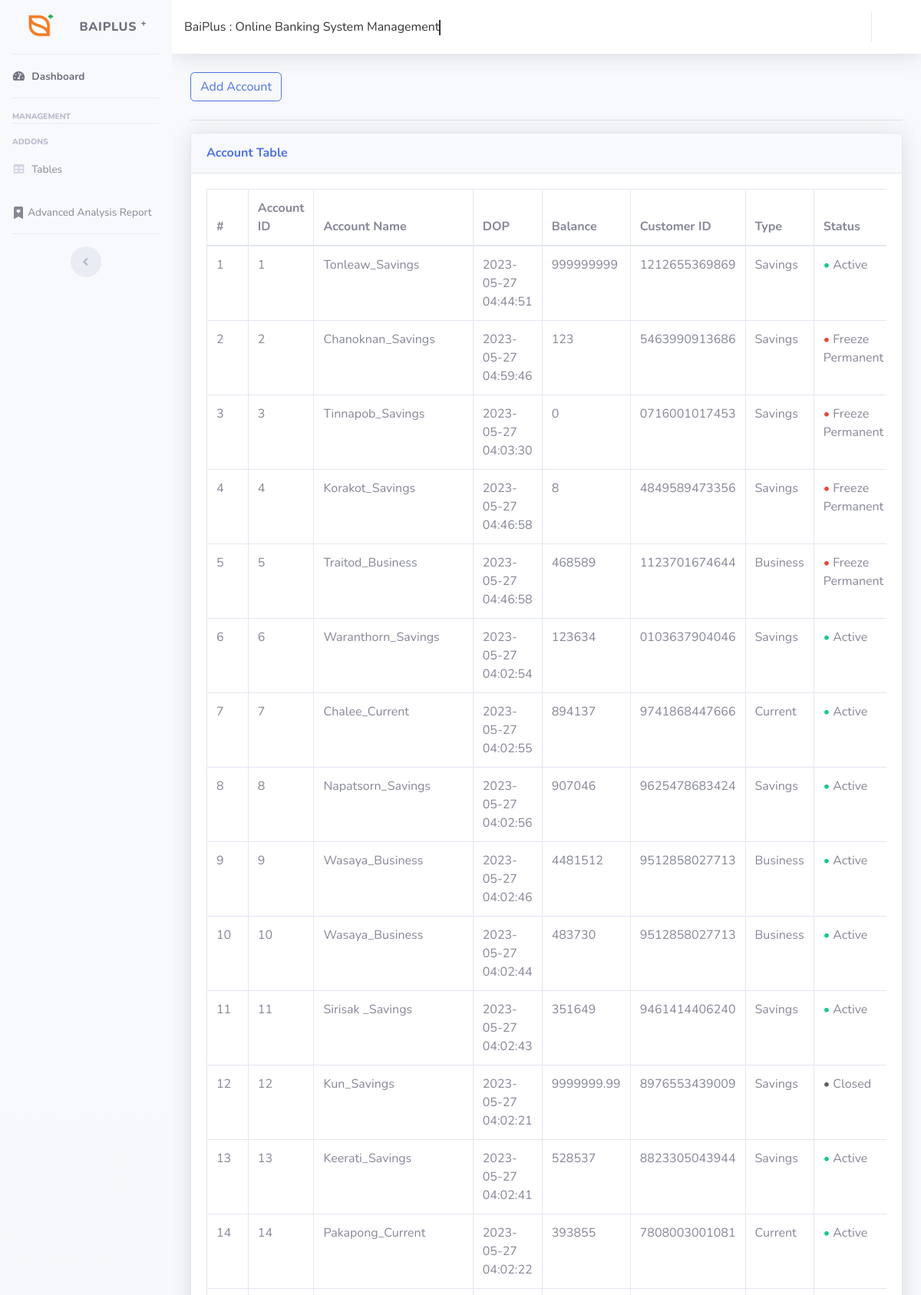
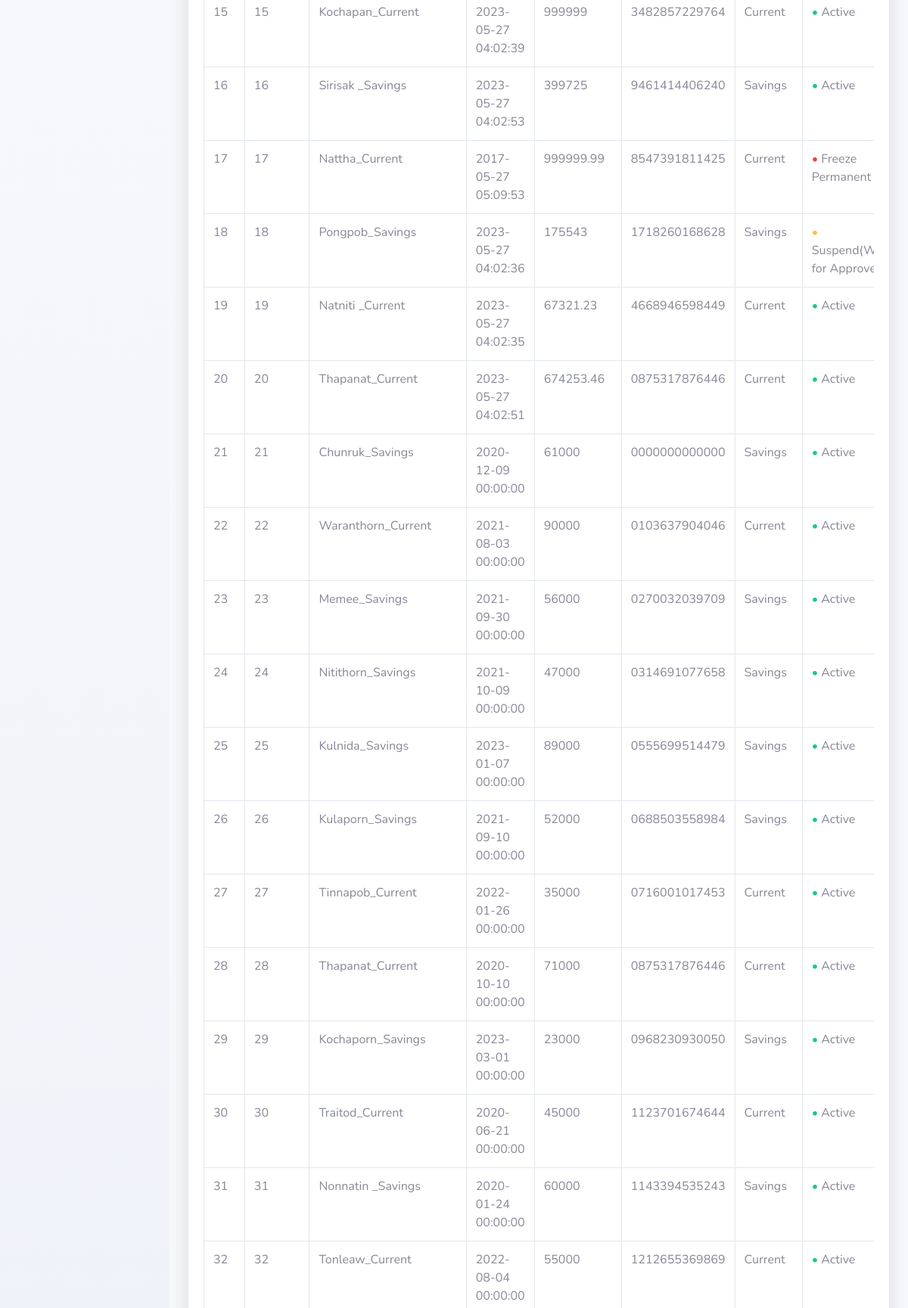
The app's page /public_admin/account.php (upper part) with its own data (2 pictures, top to bottom).
### tables this page shows
CREATE TABLE `account` (
  `account_id` int(10) UNSIGNED ZEROFILL NOT NULL,
  `account_name` varchar(32) NOT NULL,
  `account_DOP` datetime DEFAULT current_timestamp(),
  `account_balance` double NOT NULL,
  `customer_id` char(13) DEFAULT NULL,
  `account_type` varchar(16) NOT NULL,
  `account_status` varchar(16) NOT NULL,
  `bank_id` varchar(10) DEFAULT NULL
);

### public_admin/account.php (the view, shortened to what this page needs)
<?php
require_once "db.php";
?>
<!DOCTYPE html>
<html lang="en">
<head>
    <link href="vendor/fontawesome-free/css/all.min.css" rel="stylesheet" type="text/css">
    <link href="css/sb-admin-2.min.css" rel="stylesheet">
    <link href="vendor/datatables/dataTables.bootstrap4.min.css" rel="stylesheet">
</head>
<body id="page-top">
    <div id="wrapper">
        <ul class="navbar-nav bg-gradient-light sidebar sidebar-light accordion" id="accordionSidebar">
            <a class="sidebar-brand d-flex align-items-center justify-content-center" href="index.php">
                <div class="sidebar-brand-icon rotate-n-0">
                    <img src="img\baiplus_logo.png.png" alt="baiplus_logo" width="71">
                </div>
                <div class="sidebar-brand-text mx-3">BaiPlus <sup>+</sup></div>
            </a>
            <hr class="sidebar-divider my-0">
            <li class="nav-item active">
                <a class="nav-link" href="index.php">
                    <i class="fas fa-fw fa-tachometer-alt"></i>
                    <span>Dashboard</span></a>
            </li>
            <hr class="sidebar-divider">
            <div class="sidebar-heading">
                Management
            </div>
            <hr class="sidebar-divider">
            <div class="sidebar-heading">
                Addons
            </div>
            <li class="nav-item">
                <a class="nav-link" href="table.php">
                    <i class="fas fa-fw fa-table"></i>
                    <span>Tables</span></a>
            </li>
            <li class="nav-item">
                <a class="nav-link" href="advance.php">
                    <span>Advanced Analysis Report</span></a>
            </li>
            <hr class="sidebar-divider d-none d-md-block">
            <div class="text-center d-none d-md-inline">
                <button class="rounded-circle border-0" id="sidebarToggle"></button>
            </div>
        </ul>
        <div id="content-wrapper" class="d-flex flex-column">
            <div id="content">
                <nav class="navbar navbar-expand navbar-light bg-white topbar mb-4 static-top shadow">
                    <div class="top-tools-bar">
                        <h1 class="animated-text" style="margin-top: 10px;">BaiPlus : Online Banking System Management</h1>
                    </div>
                    <ul class="navbar-nav ml-auto">
                        <li class="nav-item dropdown no-arrow">
                            <a class="nav-link dropdown-toggle" href="#" id="userDropdown" role="button" data-toggle="dropdown" aria-haspopup="true" aria-expanded="false">
                            </a>
                        </li>
                    </ul>
                </nav>
                <div class="page-transition-slide-in">
                    <div class="container-fluid">
                        <div class="d-sm-flex align-items-center justify-content-between mb-4">
                            <button type="button" class="btn btn-outline-primary" data-toggle="modal" data-target="#customeraddmodal">Add Account</i></button>
                        </div>
                        <hr>
                        <div class="row">
                            <div class="col-xl-12 col-lg-7">
                                <div class="card shadow mb-4">
                                    <div class="card-header py-3">
                                        <h6 class="m-0 font-weight-bold text-primary">Account Table</h6>
                                    </div>
                                    <div class="card-body">
                                        <form action="edit.php" method="POST" enctype="multipart/form-data">
                                            <div class="table-responsive">
                                                <table class="table table-bordered" id="dataTable" width="100%" cellspacing="0">
                                                    <thead>
                                                        <tr>
                                                            <th scope="col">#</th>
                                                            <th scope="col">Account ID</th>
                                                            <th scope="col">Account Name</th>
                                                            <th scope="col">DOP</th>
                                                            <th scope="col">Balance</th>
                                                            <th scope="col">Customer ID</th>
                                                            <th scope="col">Type</th>
                                                            <th scope="col">Status</th>
                                                        </tr>
                                                    </thead>
                                                    <tbody>
                                                        <?php
                                                        $stmt = $conn->query("SELECT a.*, b.bank_pic, b.bank_id FROM account a JOIN bank b ON a.bank_id = b.bank_id");
                                                        $stmt->execute();
                                                        $accounts = $stmt->fetchAll();
                                                        if (!$accounts) {
                                                        } else {
                                                            foreach ($accounts as $account) {
                                                        ?>
                                                                <tr>
                                                                    <td scope="row"><?= $account['account_id']; ?></td>
                                                                    <td><?= $account['account_name']; ?></td>
                                                                    <td><?= $account['account_DOP']; ?></td>
                                                                    <td><?= $account['account_balance']; ?></td>
                                                                    <td><?= $account['customer_id']; ?></td>
                                                                    <td><?= $account['account_type']; ?></td>
                                                                    <td>
                                                                        <?php if ($account['account_status'] == 'Active') : ?>
                                                                            <span class="status text-success">&bull;</span> Active
                                                                        <?php elseif ($account['account_status'] == 'Inactive') : ?>
                                                                            <span class="status text-warning">&bull;</span> Inactive
                                                                        <?php elseif ($account['account_status'] == 'Freeze Temp') : ?>
                                                                            <span class="status text-warning">&bull;</span> Freeze Temp
                                                                        <?php elseif ($account['account_status'] == 'Freeze Permanent') : ?>
                                                                            <span class="status text-danger">&bull;</span> Freeze Permanent
                                                                        <?php elseif ($account['account_status'] == 'Suspend') : ?>
                                                                            <span class="status text-warning">&bull;</span> Suspend(Waiting for Approve)
                                                                        <?php elseif ($account['account_status'] == 'Closed') : ?>
                                                                            <span class="status text-dark">&bull;</span> Closed
                                                                        <?php else : ?>
                                                                            Unknown
                                                                        <?php endif; ?>
                                                                    </td>
                                                                </tr>
                                                        <?php
                                                            }
                                                        }
                                                        ?>
                                                    </tbody>
                                                </table>
                                            </div>
                                        </form>
                                    </div>
                                </div>
                            </div>
                        </div>
                    </div>
                </div>
            </div>
        </div>
</body>
</html>

### public_admin/account.php (style rules this page uses)
.page-transition-slide-in { animation: scale-in 0.5s ease-in-out; }
.animated-text { font-size: 1rem; text-align: center; overflow: hidden; white-space: nowrap; color: #333; border-right: 0.15em solid #333; animation: typing 0.5s steps(40, end), blink-caret 1.5s step-end infinite; transition: border-color 0.5s ease-out; }

### records on screen
account: account_id "1", account_name "Tonleaw_Savings", account_DOP "2023-05-27 04:44:51", account_balance "999999999", customer "1212655369869", account_type "Savings", account_status "Active"
account: account_id "2", account_name "Chanoknan_Savings", account_DOP "2023-05-27 04:59:46", account_balance "123", customer "5463990913686", account_type "Savings", account_status "Freeze Permanent"
account: account_id "3", account_name "Tinnapob_Savings", account_DOP "2023-05-27 04:03:30", account_balance "0", customer "0716001017453", account_type "Savings", account_status "Freeze Permanent"
account: account_id "4", account_name "Korakot_Savings", account_DOP "2023-05-27 04:46:58", account_balance "8", customer "4849589473356", account_type "Savings", account_status "Freeze Permanent"
account: account_id "5", account_name "Traitod_Business", account_DOP "2023-05-27 04:46:58", account_balance "468589", customer "1123701674644", account_type "Business", account_status "Freeze Permanent"
account: account_id "6", account_name "Waranthorn_Savings", account_DOP "2023-05-27 04:02:54", account_balance "123634", customer "0103637904046", account_type "Savings", account_status "Active"
account: account_id "7", account_name "Chalee_Current", account_DOP "2023-05-27 04:02:55", account_balance "894137", customer "9741868447666", account_type "Current", account_status "Active"
account: account_id "8", account_name "Napatsorn_Savings", account_DOP "2023-05-27 04:02:56", account_balance "907046", customer "9625478683424", account_type "Savings", account_status "Active"
account: account_id "9", account_name "Wasaya_Business", account_DOP "2023-05-27 04:02:46", account_balance "4481512", customer "9512858027713", account_type "Business", account_status "Active"
account: account_id "10", account_name "Wasaya_Business", account_DOP "2023-05-27 04:02:44", account_balance "483730", customer "9512858027713", account_type "Business", account_status "Active"
account: account_id "11", account_name "Sirisak _Savings", account_DOP "2023-05-27 04:02:43", account_balance "351649", customer "9461414406240", account_type "Savings", account_status "Active"
account: account_id "12", account_name "Kun_Savings", account_DOP "2023-05-27 04:02:21", account_balance "9999999.99", customer "8976553439009", account_type "Savings", account_status "Closed"
account: account_id "13", account_name "Keerati_Savings", account_DOP "2023-05-27 04:02:41", account_balance "528537", customer "8823305043944", account_type "Savings", account_status "Active"
account: account_id "14", account_name "Pakapong_Current", account_DOP "2023-05-27 04:02:22", account_balance "393855", customer "7808003001081", account_type "Current", account_status "Active"
account: account_id "15", account_name "Kochapan_Current", account_DOP "2023-05-27 04:02:39", account_balance "999999", customer "3482857229764", account_type "Current", account_status "Active"
account: account_id "16", account_name "Sirisak _Savings", account_DOP "2023-05-27 04:02:53", account_balance "399725", customer "9461414406240", account_type "Savings", account_status "Active"
account: account_id "17", account_name "Nattha_Current", account_DOP "2017-05-27 05:09:53", account_balance "999999.99", customer "8547391811425", account_type "Current", account_status "Freeze Permanent"
account: account_id "18", account_name "Pongpob_Savings", account_DOP "2023-05-27 04:02:36", account_balance "175543", customer "1718260168628", account_type "Savings", account_status "Suspend(Waiting for Approve)"
account: account_id "19", account_name "Natniti _Current", account_DOP "2023-05-27 04:02:35", account_balance "67321.23", customer "4668946598449", account_type "Current", account_status "Active"
account: account_id "20", account_name "Thapanat_Current", account_DOP "2023-05-27 04:02:51", account_balance "674253.46", customer "0875317876446", account_type "Current", account_status "Active"
account: account_id "21", account_name "Chunruk_Savings", account_DOP "2020-12-09 00:00:00", account_balance "61000", customer "0000000000000", account_type "Savings", account_status "Active"
account: account_id "22", account_name "Waranthorn_Current", account_DOP "2021-08-03 00:00:00", account_balance "90000", customer "0103637904046", account_type "Current", account_status "Active"
account: account_id "23", account_name "Memee_Savings", account_DOP "2021-09-30 00:00:00", account_balance "56000", customer "0270032039709", account_type "Savings", account_status "Active"
account: account_id "24", account_name "Nitithorn_Savings", account_DOP "2021-10-09 00:00:00", account_balance "47000", customer "0314691077658", account_type "Savings", account_status "Active"
account: account_id "25", account_name "Kulnida_Savings", account_DOP "2023-01-07 00:00:00", account_balance "89000", customer "0555699514479", account_type "Savings", account_status "Active"
account: account_id "26", account_name "Kulaporn_Savings", account_DOP "2021-09-10 00:00:00", account_balance "52000", customer "0688503558984", account_type "Savings", account_status "Active"
account: account_id "27", account_name "Tinnapob_Current", account_DOP "2022-01-26 00:00:00", account_balance "35000", customer "0716001017453", account_type "Current", account_status "Active"
account: account_id "28", account_name "Thapanat_Current", account_DOP "2020-10-10 00:00:00", account_balance "71000", customer "0875317876446", account_type "Current", account_status "Active"
account: account_id "29", account_name "Kochaporn_Savings", account_DOP "2023-03-01 00:00:00", account_balance "23000", customer "0968230930050", account_type "Savings", account_status "Active"
account: account_id "30", account_name "Traitod_Current", account_DOP "2020-06-21 00:00:00", account_balance "45000", customer "1123701674644", account_type "Current", account_status "Active"
account: account_id "31", account_name "Nonnatin _Savings", account_DOP "2020-01-24 00:00:00", account_balance "60000", customer "1143394535243", account_type "Savings", account_status "Active"
account: account_id "32", account_name "Tonleaw_Current", account_DOP "2022-08-04 00:00:00", account_balance "55000", customer "1212655369869", account_type "Current", account_status "Active"
